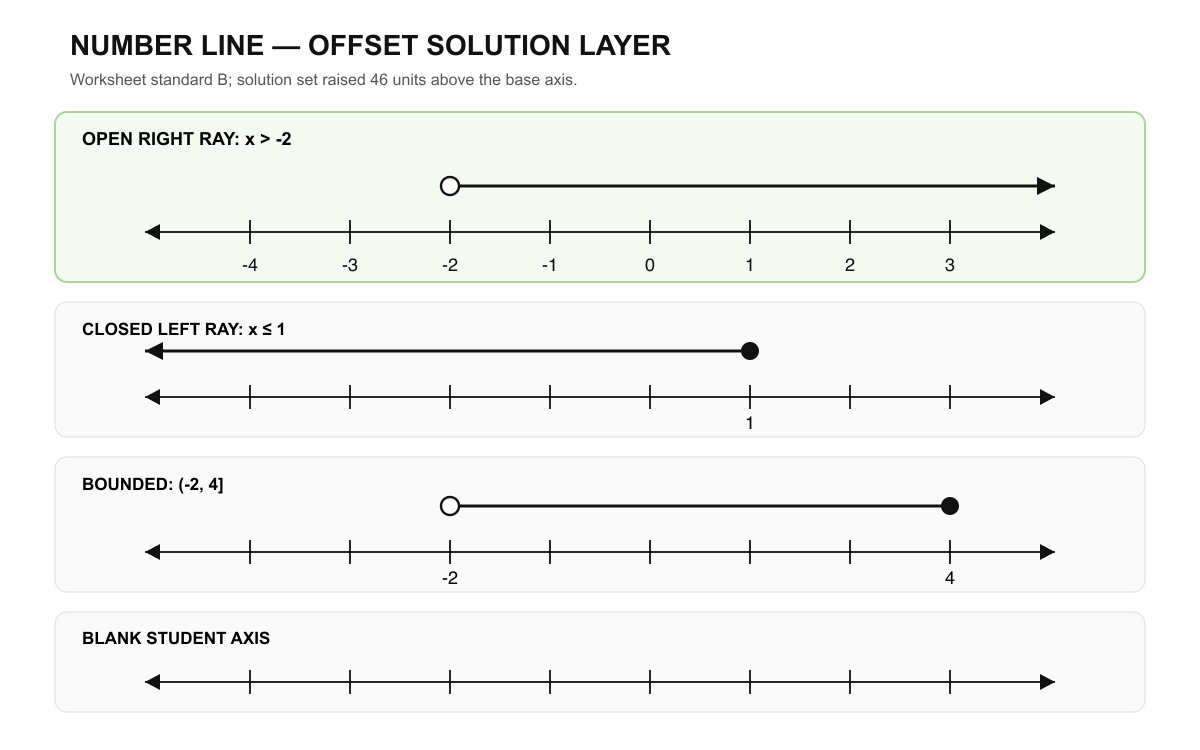
#> input picture thai-math-docx/assets/number-line/approved-golden.png, 2400 x 1500 px, found by its file name (shown at 1/2 size)
$ python contact_sheet.py ../assets/number-line --pattern ../assets/number-line/approved-golden.png
#> lines starting #> are read from the running program, lines starting #| are printed output that depends on the picture
#!/usr/bin/env python3
"""Compose rendered page images into a single contact sheet for review.

Why this exists
---------------
A vision model is charged by *pixel area*, not by file size, and any image is
first scaled so its long edge is at most ``MODEL_MAX_EDGE``. Three things follow,
and this script exploits all three:

1. Four pages opened as four files cost four times what the same four pages cost
   tiled into one image of that maximum size.
2. Resolution beyond what the eye needs is pure waste. An A4 page of Thai body
   text at 16 pt stays fully legible at about ``TARGET_PAGE_HEIGHT`` pixels tall;
   rendering it at 1568 costs 2.5x that for no added information. So a short
   document is never inflated to fill the canvas.
3. Blank paper costs exactly what text costs. Real handout pages here run
   40-76% empty, so trailing whitespace is trimmed by default and the original
   fill is reported instead.

This script only composes images that already exist. It does not render DOCX --
see ``render_docx.py`` for that.
"""

from __future__ import annotations

import argparse
import math
import re
import sys
from pathlib import Path

try:
    from PIL import Image, ImageChops, ImageDraw
except ImportError:  # pragma: no cover - environment guard
    sys.exit("Pillow is required: python3 -m pip install Pillow")

# Long edge above which a vision model downscales anyway.
MODEL_MAX_EDGE = 1568
# Height a *whole* A4 page would occupy at the scale we draw it. This sets the
# zoom level, never the cell box: a trimmed page keeps this scale and simply
# takes up less room. Measured against real renders of this project -- below
# roughly 700 Thai tone marks blur together.
TARGET_PAGE_HEIGHT = 900
MIN_PAGE_HEIGHT = 700
# Tokens per pixel-area unit, used only for the printed estimate.
PIXELS_PER_TOKEN = 750
# Whitespace kept under the last line so the page does not look clipped.
TRIM_MARGIN = 28
LABEL_BAND = 26
MARGIN = 8


def natural_key(path: Path) -> list:
    return [int(part) if part.isdigit() else part.lower()
            for part in re.split(r"(\d+)", path.name)]


def collect_pages(source: Path, pattern: str) -> list[Path]:
    if source.is_file():
        return [source]
    pages = sorted(source.glob(pattern), key=natural_key)
    if not pages:
        sys.exit(f"no images matching {pattern!r} under {source}")
    return pages


def estimate_tokens(width: int, height: int) -> int:
    scale = min(1.0, MODEL_MAX_EDGE / max(width, height))
    return int((width * scale) * (height * scale) / PIXELS_PER_TOKEN)


def load_page(path: Path, trim: bool) -> tuple[Image.Image, float]:
    """Return the page image and how much of the sheet its content occupied.

    Only the dead space *below* the last mark is removed. Left, right and top
    margins survive, so indentation and column widths stay reviewable.
    """
#> called with trim = True
    image = Image.open(path).convert("RGB")
    if not trim:
        return image, 1.0
    background = Image.new("RGB", image.size, "white")
#> background: PIL image 2400x1500 RGB; every value is 255
    box = ImageChops.difference(image, background).getbbox()
#> box = (108, 69, 2292, 1425)
    if not box:
        return image, 0.0
    bottom = min(image.height, box[3] + TRIM_MARGIN)
#> bottom = 1453
    return image.crop((0, 0, image.width, bottom)), bottom / image.height


def build_sheet(images: list[Image.Image], labels: list[str], full_height: int,
                columns: int, max_edge: int, page_height: int) -> Image.Image:
    """Lay pages out at a fixed zoom, sized by content rather than by canvas.

    ``full_height`` is the height an untrimmed page has in the source images. The
    zoom comes from that, so trimming a page shortens its cell instead of
    magnifying it -- which is what makes trimming actually save tokens.
    """
    columns = min(columns, len(images))
    rows = math.ceil(len(images) / columns)

    scale = page_height / full_height
    cell_w = int(max(im.width for im in images) * scale)
    cell_h = int(max(im.height for im in images) * scale)
    sheet_w = cell_w * columns + MARGIN * (columns + 1)
    sheet_h = (cell_h + LABEL_BAND) * rows + MARGIN * (rows + 1)

    longest = max(sheet_w, sheet_h)
    if longest > max_edge:
        shrink = max_edge / longest
        cell_w, cell_h = int(cell_w * shrink), int(cell_h * shrink)
        sheet_w = cell_w * columns + MARGIN * (columns + 1)
        sheet_h = (cell_h + LABEL_BAND) * rows + MARGIN * (rows + 1)

    sheet = Image.new("RGB", (sheet_w, sheet_h), "white")
    draw = ImageDraw.Draw(sheet)
    for index, image in enumerate(images):
        row, column = divmod(index, columns)
        x = MARGIN + column * (cell_w + MARGIN)
        y = MARGIN + row * (cell_h + LABEL_BAND + MARGIN)
        draw.text((x, y + 6), labels[index], fill="black")
        # Preserve each page's own proportions inside the cell.
        scaled_h = min(cell_h, int(cell_w * image.height / image.width))
        sheet.paste(image.resize((cell_w, scaled_h), Image.LANCZOS), (x, y + LABEL_BAND))
        draw.rectangle([x, y + LABEL_BAND, x + cell_w, y + LABEL_BAND + scaled_h],
                       outline="#bbbbbb")
    return sheet


def pages_per_sheet(columns: int, max_edge: int, tallest_fill: float) -> int:
    """Rows that still fit without pushing the zoom below MIN_PAGE_HEIGHT."""
    needed = MIN_PAGE_HEIGHT * tallest_fill + LABEL_BAND + MARGIN
    rows = int((max_edge - MARGIN) // max(1, needed))
    return max(1, rows) * columns


def main() -> int:
    parser = argparse.ArgumentParser(description=__doc__,
                                     formatter_class=argparse.RawDescriptionHelpFormatter)
    parser.add_argument("source", type=Path,
                        help="directory of rendered pages, or a single image")
    parser.add_argument("-o", "--output", type=Path,
                        help="output PNG (default: <source>/contact-sheet.png)")
    parser.add_argument("--pattern", default="page-*.png",
                        help="glob for page images (default: page-*.png)")
    parser.add_argument("--columns", type=int, default=2,
                        help="grid columns; 2 keeps A4 text legible (default: 2)")
    parser.add_argument("--page-height", type=int, default=TARGET_PAGE_HEIGHT,
                        help=f"target pixels per page (default: {TARGET_PAGE_HEIGHT})")
    parser.add_argument("--max-edge", type=int, default=MODEL_MAX_EDGE,
                        help=f"hard cap on the sheet's long edge (default: {MODEL_MAX_EDGE})")
    parser.add_argument("--no-trim", action="store_true",
                        help="keep trailing whitespace; use when reviewing pagination")
    args = parser.parse_args()

    paths = collect_pages(args.source, args.pattern)
    trim = not args.no_trim
    loaded = [load_page(path, trim) for path in paths]
#> loaded = 1 item
    images = [item[0] for item in loaded]
#> images = 1 item
    fills = [item[1] for item in loaded]
#> fills = [0.969]

    columns = max(1, args.columns)
    full_height = Image.open(paths[0]).height
#> full_height = 1500
    chunk = pages_per_sheet(columns, args.max_edge, max(fills) or 1.0)
#> chunk = 4
    base = args.output or (args.source if args.source.is_dir()
                           else args.source.parent) / "contact-sheet.png"

    per_page = sum(estimate_tokens(*Image.open(p).size) for p in paths)
#> in estimate_tokens, `scale = min(1.0, MODEL_MAX_EDGE / max(width, height))`: scale = 0.653
#> per_page = 2048
    total = 0
    groups = [(images[i:i + chunk], [p.stem for p in paths[i:i + chunk]])
              for i in range(0, len(images), chunk)]
#> groups = 1 item
    for index, (group, labels) in enumerate(groups, start=1):
        sheet = build_sheet(group, labels, full_height, columns,
                            args.max_edge, args.page_height)
        output = base if len(groups) == 1 else base.with_name(
            f"{base.stem}-{index}{base.suffix}")
        sheet.save(output, optimize=True)
        cost = estimate_tokens(*sheet.size)
        total += cost
        print(f"{output}")
        print(f"  {len(group)} pages -> {sheet.size[0]}x{sheet.size[1]}, ~{cost:,} tokens")
#> this loop made 1 pass
#> (index, labels, columns in build_sheet, rows in build_sheet, cell_w in build_sheet, cell_h in build_sheet) on pass 1: (1, ['approved-golden'], 1, 1, 1440, 871)
#| ../assets/number-line/contact-sheet.png
#|   1 pages -> 1456x913, ~1,772 tokens
#> pass 1, in main, `sheet = build_sheet(group, labels, full_height, columns, args.max_edge..`:
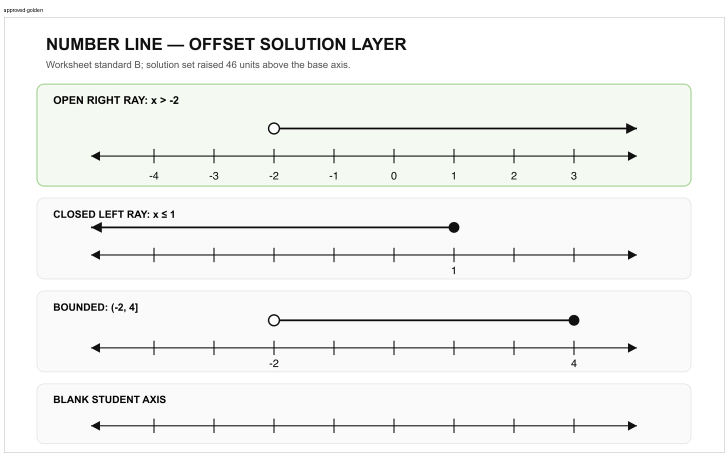
#> sheet: PIL image 1456x913 RGB (shown at 1/2 size); mean R, G, B 243.2, 244.6, 242.5
#> after the loop, total = 1772

    if trim:
        summary = ", ".join(f"{p.stem} {fill:.0%}" for p, fill in zip(paths, fills))
        print(f"  trimmed trailing whitespace; content filled: {summary}")
#|   trimmed trailing whitespace; content filled: approved-golden 97%
    if len(groups) > 1:
        print(f"  {len(paths)} pages split across {len(groups)} sheets to stay "
              f"readable ({args.page_height} px per page)")
    print(f"  total ~{total:,} tokens, versus ~{per_page:,} opening the pages separately")
#|   total ~1,772 tokens, versus ~2,048 opening the pages separately
    if total >= per_page:
        print("  note: no saving here; open the page images directly instead")
    return 0


if __name__ == "__main__":
    raise SystemExit(main())
#> (the program exits here)
